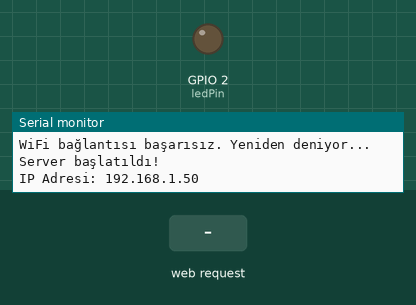
Bench run of a sketch on a simulated ESP8266 (NodeMCU). Shown: output pins drawn as LEDs (lit = HIGH), the last lines printed to the serial monitor. The inputs (shaded band) are chosen by the test bench. WiFi joins after 1.5 s; servers stay silent unless stated.

Above: at 3.2 s.
3.3 s: HTTP request GET /LED=ON received
At 3.8 s:
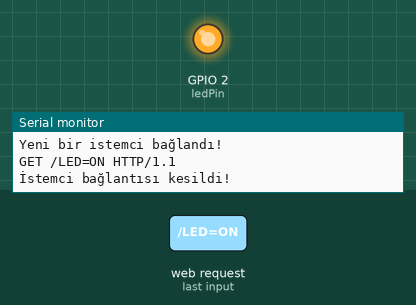
4.8 s: HTTP request GET /LED=OFF received
At 6.1 s:
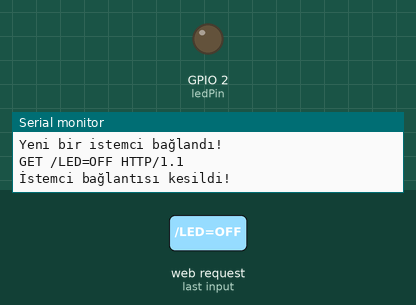
Timing chart, 0 to 7.8 s (numbered marks = the images above; inputs shaded):
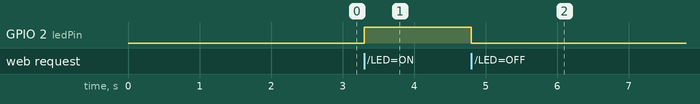

The sketch:

LedCode.ino
```cpp
// # NodeMcu
//Controlling LED with wifi on NodeMcu
 #include <ESP8266WiFi.h>

const char* ssid = "WIFI_SSID";
const char* password = "WIFI_PASSWORD";

const int ledPin = 2; // ESP8266 üzerindeki GPIO pin numarasını belirleyin

WiFiServer server(80);

void setup() {
  pinMode(ledPin, OUTPUT);
  digitalWrite(ledPin, LOW);

  Serial.begin(115200);

  WiFi.begin(ssid, password);
  while (WiFi.status() != WL_CONNECTED) {
    delay(1000);
    Serial.println("WiFi bağlantısı başarısız. Yeniden deniyor...");
  }

  server.begin();
  Serial.println("Server başlatıldı!");
  Serial.print("IP Adresi: ");
  Serial.println(WiFi.localIP());
}

void loop() {
  WiFiClient client = server.available();

  if (client) {
    Serial.println("Yeni bir istemci bağlandı!");
    while (client.connected()) {
      if (client.available()) {
        String request = client.readStringUntil('\r');
        Serial.println(request);

        if (request.indexOf("/LED=ON") != -1) {
          digitalWrite(ledPin, HIGH);
        }
        else if (request.indexOf("/LED=OFF") != -1) {
          digitalWrite(ledPin, LOW);
        }

        client.flush();

        client.println("HTTP/1.1 200 OK");
        client.println("Content-Type: text/html");
        client.println("");
        client.println("<!DOCTYPE HTML>");
        client.println("<html>");

        client.print("LED Durumu: ");
        if (digitalRead(ledPin)) {
          client.print("AÇIK");
        }
        else {
          client.print("KAPALI");
        }

        client.println("<br><br>");
        client.println("<a href=\"/LED=ON\">LED'i AÇ</a>&nbsp;");
        client.println("<a href=\"/LED=OFF\">LED'i KAPAT</a><br/>");

        client.println("</html>");
        break;
      }
    }

    delay(1);
    client.stop();
    Serial.println("İstemci bağlantısı kesildi!");
  }
}
```

Measured:
- after the input at 3.3 s, GPIO 2 (ledPin): LOW → HIGH at once
- after the input at 4.8 s, GPIO 2 (ledPin): HIGH → LOW at once
